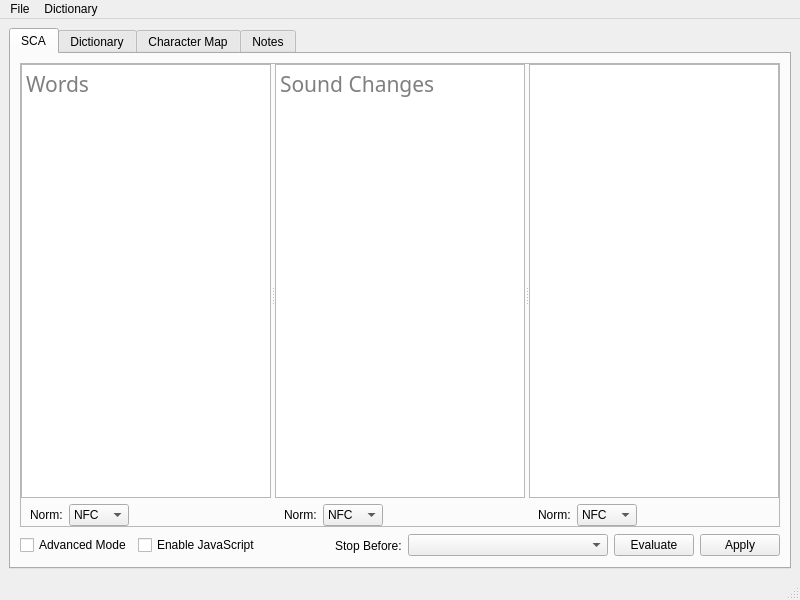
<?xml version="1.0" encoding="UTF-8"?>
<ui version="4.0">
 <class>MainWindow</class>
 <widget class="QMainWindow" name="MainWindow">
  <property name="geometry">
   <rect>
    <x>0</x>
    <y>0</y>
    <width>800</width>
    <height>600</height>
   </rect>
  </property>
  <property name="minimumSize">
   <size>
    <width>800</width>
    <height>600</height>
   </size>
  </property>
  <property name="windowTitle">
   <string>Smyth</string>
  </property>
  <widget class="QWidget" name="centralwidget">
   <layout class="QVBoxLayout" name="verticalLayout_2">
    <item>
     <widget class="QTabWidget" name="main_tabs">
      <property name="tabShape">
       <enum>QTabWidget::Rounded</enum>
      </property>
      <property name="currentIndex">
       <number>0</number>
      </property>
      <property name="movable">
       <bool>false</bool>
      </property>
      <widget class="QWidget" name="sca_tab">
       <attribute name="title">
        <string>SCA</string>
       </attribute>
       <layout class="QVBoxLayout" name="verticalLayout_3">
        <item>
         <widget class="QFrame" name="text_edits_frame">
          <property name="frameShape">
           <enum>QFrame::StyledPanel</enum>
          </property>
          <property name="frameShadow">
           <enum>QFrame::Raised</enum>
          </property>
          <layout class="QHBoxLayout" name="horizontalLayout_2">
           <property name="leftMargin">
            <number>0</number>
           </property>
           <property name="topMargin">
            <number>0</number>
           </property>
           <property name="rightMargin">
            <number>0</number>
           </property>
           <property name="bottomMargin">
            <number>0</number>
           </property>
           <item>
            <widget class="QSplitter" name="sca_text_edits">
             <property name="orientation">
              <enum>Qt::Horizontal</enum>
             </property>
             <widget class="QFrame" name="frame_3">
              <property name="frameShape">
               <enum>QFrame::NoFrame</enum>
              </property>
              <property name="frameShadow">
               <enum>QFrame::Raised</enum>
              </property>
              <layout class="QVBoxLayout" name="verticalLayout_5">
               <property name="leftMargin">
                <number>0</number>
               </property>
               <property name="topMargin">
                <number>0</number>
               </property>
               <property name="rightMargin">
                <number>0</number>
               </property>
               <property name="bottomMargin">
                <number>0</number>
               </property>
               <item>
                <widget class="smyth::ui::SmythPlainTextEdit" name="input">
                 <property name="sizePolicy">
                  <sizepolicy hsizetype="Expanding" vsizetype="Expanding">
                   <horstretch>0</horstretch>
                   <verstretch>0</verstretch>
                  </sizepolicy>
                 </property>
                 <property name="font">
                  <font>
                   <family>Charis SIL</family>
                   <pointsize>16</pointsize>
                   <italic>false</italic>
                  </font>
                 </property>
                 <property name="tabChangesFocus">
                  <bool>false</bool>
                 </property>
                 <property name="placeholderText">
                  <string>Words</string>
                 </property>
                </widget>
               </item>
               <item>
                <widget class="QFrame" name="sca_frame_input_bottom">
                 <property name="frameShape">
                  <enum>QFrame::NoFrame</enum>
                 </property>
                 <property name="frameShadow">
                  <enum>QFrame::Raised</enum>
                 </property>
                 <layout class="QHBoxLayout" name="horizontalLayout_3">
                  <property name="leftMargin">
                   <number>9</number>
                  </property>
                  <property name="topMargin">
                   <number>0</number>
                  </property>
                  <property name="rightMargin">
                   <number>9</number>
                  </property>
                  <property name="bottomMargin">
                   <number>0</number>
                  </property>
                  <item>
                   <widget class="QLabel" name="sca_label_input_norm">
                    <property name="text">
                     <string>Norm:</string>
                    </property>
                   </widget>
                  </item>
                  <item>
                   <widget class="QComboBox" name="sca_cbox_input_norm">
                    <property name="maximumSize">
                     <size>
                      <width>100</width>
                      <height>16777215</height>
                     </size>
                    </property>
                    <property name="currentIndex">
                     <number>1</number>
                    </property>
                    <item>
                     <property name="text">
                      <string>None</string>
                     </property>
                    </item>
                    <item>
                     <property name="text">
                      <string>NFC</string>
                     </property>
                    </item>
                    <item>
                     <property name="text">
                      <string>NFD</string>
                     </property>
                    </item>
                   </widget>
                  </item>
                  <item>
                   <spacer name="horizontalSpacer_2">
                    <property name="orientation">
                     <enum>Qt::Horizontal</enum>
                    </property>
                    <property name="sizeHint" stdset="0">
                     <size>
                      <width>40</width>
                      <height>20</height>
                     </size>
                    </property>
                   </spacer>
                  </item>
                 </layout>
                </widget>
               </item>
              </layout>
             </widget>
             <widget class="QFrame" name="frame_2">
              <property name="baseSize">
               <size>
                <width>0</width>
                <height>0</height>
               </size>
              </property>
              <property name="frameShape">
               <enum>QFrame::NoFrame</enum>
              </property>
              <property name="frameShadow">
               <enum>QFrame::Raised</enum>
              </property>
              <layout class="QVBoxLayout" name="verticalLayout_4">
               <property name="leftMargin">
                <number>0</number>
               </property>
               <property name="topMargin">
                <number>0</number>
               </property>
               <property name="rightMargin">
                <number>0</number>
               </property>
               <property name="bottomMargin">
                <number>0</number>
               </property>
               <item>
                <widget class="smyth::ui::SmythPlainTextEdit" name="changes">
                 <property name="sizePolicy">
                  <sizepolicy hsizetype="Expanding" vsizetype="Expanding">
                   <horstretch>0</horstretch>
                   <verstretch>0</verstretch>
                  </sizepolicy>
                 </property>
                 <property name="minimumSize">
                  <size>
                   <width>0</width>
                   <height>0</height>
                  </size>
                 </property>
                 <property name="font">
                  <font>
                   <family>Fira Code</family>
                   <pointsize>16</pointsize>
                  </font>
                 </property>
                 <property name="placeholderText">
                  <string>Sound Changes</string>
                 </property>
                </widget>
               </item>
               <item>
                <widget class="QFrame" name="sca_frame_changes_bottom">
                 <property name="frameShape">
                  <enum>QFrame::NoFrame</enum>
                 </property>
                 <property name="frameShadow">
                  <enum>QFrame::Raised</enum>
                 </property>
                 <layout class="QHBoxLayout" name="horizontalLayout_4">
                  <property name="topMargin">
                   <number>0</number>
                  </property>
                  <property name="bottomMargin">
                   <number>0</number>
                  </property>
                  <item>
                   <widget class="QLabel" name="sca_label_changes_norm">
                    <property name="text">
                     <string>Norm:</string>
                    </property>
                   </widget>
                  </item>
                  <item>
                   <widget class="QComboBox" name="sca_cbox_changes_norm">
                    <property name="maximumSize">
                     <size>
                      <width>100</width>
                      <height>16777215</height>
                     </size>
                    </property>
                    <property name="currentIndex">
                     <number>1</number>
                    </property>
                    <item>
                     <property name="text">
                      <string>None</string>
                     </property>
                    </item>
                    <item>
                     <property name="text">
                      <string>NFC</string>
                     </property>
                    </item>
                    <item>
                     <property name="text">
                      <string>NFD</string>
                     </property>
                    </item>
                   </widget>
                  </item>
                  <item>
                   <spacer name="horizontalSpacer_3">
                    <property name="orientation">
                     <enum>Qt::Horizontal</enum>
                    </property>
                    <property name="sizeHint" stdset="0">
                     <size>
                      <width>40</width>
                      <height>20</height>
                     </size>
                    </property>
                   </spacer>
                  </item>
                 </layout>
                </widget>
               </item>
              </layout>
             </widget>
             <widget class="QFrame" name="frame">
              <property name="frameShape">
               <enum>QFrame::NoFrame</enum>
              </property>
              <property name="frameShadow">
               <enum>QFrame::Raised</enum>
              </property>
              <layout class="QVBoxLayout" name="verticalLayout">
               <property name="leftMargin">
                <number>0</number>
               </property>
               <property name="topMargin">
                <number>0</number>
               </property>
               <property name="rightMargin">
                <number>0</number>
               </property>
               <property name="bottomMargin">
                <number>0</number>
               </property>
               <item>
                <widget class="smyth::ui::SmythPlainTextEdit" name="output">
                 <property name="font">
                  <font>
                   <family>Charis SIL</family>
                   <pointsize>16</pointsize>
                   <italic>false</italic>
                  </font>
                 </property>
                 <property name="undoRedoEnabled">
                  <bool>false</bool>
                 </property>
                 <property name="textInteractionFlags">
                  <set>Qt::TextSelectableByKeyboard|Qt::TextSelectableByMouse</set>
                 </property>
                </widget>
               </item>
               <item>
                <widget class="QFrame" name="sca_frame_output_bottom">
                 <property name="enabled">
                  <bool>true</bool>
                 </property>
                 <property name="frameShape">
                  <enum>QFrame::NoFrame</enum>
                 </property>
                 <property name="frameShadow">
                  <enum>QFrame::Raised</enum>
                 </property>
                 <layout class="QHBoxLayout" name="horizontalLayout_5">
                  <property name="topMargin">
                   <number>0</number>
                  </property>
                  <property name="bottomMargin">
                   <number>0</number>
                  </property>
                  <item>
                   <widget class="QLabel" name="sca_label_output_norm">
                    <property name="text">
                     <string>Norm:</string>
                    </property>
                   </widget>
                  </item>
                  <item>
                   <widget class="QComboBox" name="sca_cbox_output_norm">
                    <property name="maximumSize">
                     <size>
                      <width>100</width>
                      <height>16777215</height>
                     </size>
                    </property>
                    <property name="currentIndex">
                     <number>1</number>
                    </property>
                    <item>
                     <property name="text">
                      <string>None</string>
                     </property>
                    </item>
                    <item>
                     <property name="text">
                      <string>NFC</string>
                     </property>
                    </item>
                    <item>
                     <property name="text">
                      <string>NFD</string>
                     </property>
                    </item>
                   </widget>
                  </item>
                  <item>
                   <spacer name="horizontalSpacer_4">
                    <property name="orientation">
                     <enum>Qt::Horizontal</enum>
                    </property>
                    <property name="sizeHint" stdset="0">
                     <size>
                      <width>40</width>
                      <height>20</height>
                     </size>
                    </property>
                   </spacer>
                  </item>
                 </layout>
                </widget>
               </item>
              </layout>
             </widget>
            </widget>
           </item>
          </layout>
         </widget>
        </item>
        <item>
         <widget class="QFrame" name="button_frame">
          <property name="sizePolicy">
           <sizepolicy hsizetype="Preferred" vsizetype="Preferred">
            <horstretch>0</horstretch>
            <verstretch>0</verstretch>
           </sizepolicy>
          </property>
          <property name="maximumSize">
           <size>
            <width>16777215</width>
            <height>25</height>
           </size>
          </property>
          <property name="autoFillBackground">
           <bool>false</bool>
          </property>
          <property name="frameShape">
           <enum>QFrame::NoFrame</enum>
          </property>
          <property name="frameShadow">
           <enum>QFrame::Raised</enum>
          </property>
          <property name="lineWidth">
           <number>0</number>
          </property>
          <layout class="QHBoxLayout" name="horizontalLayout">
           <property name="sizeConstraint">
            <enum>QLayout::SetDefaultConstraint</enum>
           </property>
           <property name="leftMargin">
            <number>0</number>
           </property>
           <property name="topMargin">
            <number>0</number>
           </property>
           <property name="rightMargin">
            <number>0</number>
           </property>
           <property name="bottomMargin">
            <number>0</number>
           </property>
           <item>
            <widget class="QCheckBox" name="sca_chbox_details">
             <property name="toolTip">
              <string>&lt;html&gt;&lt;head/&gt;&lt;body&gt;&lt;p&gt;Show advanced settings.&lt;/p&gt;&lt;/body&gt;&lt;/html&gt;</string>
             </property>
             <property name="text">
              <string>Advanced Mode</string>
             </property>
            </widget>
           </item>
           <item>
            <widget class="QCheckBox" name="sca_chbox_enable_javascript">
             <property name="toolTip">
              <string>&lt;html&gt;&lt;head/&gt;&lt;body&gt;&lt;p&gt;Enable JavaScript execution in the sound changes panel: any text between &lt;code&gt;§{&lt;/code&gt; and &lt;code&gt;}§&lt;/code&gt; will be treated as JavaScript, the result of evaluating which is then inserted in that position in the sound changes, unless it evaluates to &lt;code&gt;undefined&lt;/code&gt; or &lt;code&gt;null&lt;/code&gt; &lt;/p&gt;&lt;/body&gt;&lt;/html&gt;</string>
             </property>
             <property name="text">
              <string>Enable JavaScript</string>
             </property>
            </widget>
           </item>
           <item>
            <spacer name="horizontalSpacer">
             <property name="orientation">
              <enum>Qt::Horizontal</enum>
             </property>
             <property name="sizeHint" stdset="0">
              <size>
               <width>40</width>
               <height>20</height>
              </size>
             </property>
            </spacer>
           </item>
           <item>
            <widget class="QFrame" name="frame_stop_before">
             <property name="toolTip">
              <string>Stop before a given rule. Click ‘Apply’ to refresh the list of rules. 

Note that certain rules with special names (e.g. anything starting with ‘romanizer‘) cannot be selected here as Lexurgy doesn‘t support that.</string>
             </property>
             <property name="frameShape">
              <enum>QFrame::NoFrame</enum>
             </property>
             <property name="frameShadow">
              <enum>QFrame::Raised</enum>
             </property>
             <layout class="QHBoxLayout" name="horizontalLayout_6">
              <property name="leftMargin">
               <number>0</number>
              </property>
              <property name="topMargin">
               <number>0</number>
              </property>
              <property name="rightMargin">
               <number>0</number>
              </property>
              <property name="bottomMargin">
               <number>0</number>
              </property>
              <item>
               <widget class="QLabel" name="label_stop_before">
                <property name="text">
                 <string>Stop Before:</string>
                </property>
               </widget>
              </item>
              <item>
               <widget class="QComboBox" name="sca_cbox_stop_before">
                <property name="minimumSize">
                 <size>
                  <width>200</width>
                  <height>0</height>
                 </size>
                </property>
               </widget>
              </item>
             </layout>
            </widget>
           </item>
           <item>
            <widget class="QPushButton" name="evaluate_button">
             <property name="toolTip">
              <string>&lt;html&gt;&lt;head/&gt;&lt;body&gt;&lt;p&gt;Evaluate JS and preview the resulting content of the sound changes window that will be passed to Lexurgy.&lt;/p&gt;&lt;/body&gt;&lt;/html&gt;</string>
             </property>
             <property name="text">
              <string>Evaluate</string>
             </property>
            </widget>
           </item>
           <item>
            <widget class="QPushButton" name="apply_button">
             <property name="text">
              <string>Apply</string>
             </property>
            </widget>
           </item>
          </layout>
         </widget>
        </item>
       </layout>
      </widget>
      <widget class="QWidget" name="dictionary_tab">
       <attribute name="title">
        <string>Dictionary</string>
       </attribute>
       <layout class="QVBoxLayout" name="verticalLayout_9">
        <item>
         <widget class="QFrame" name="frame_6">
          <property name="frameShape">
           <enum>QFrame::NoFrame</enum>
          </property>
          <property name="frameShadow">
           <enum>QFrame::Raised</enum>
          </property>
          <layout class="QVBoxLayout" name="verticalLayout_8">
           <property name="spacing">
            <number>0</number>
           </property>
           <property name="leftMargin">
            <number>0</number>
           </property>
           <property name="topMargin">
            <number>0</number>
           </property>
           <property name="rightMargin">
            <number>0</number>
           </property>
           <property name="bottomMargin">
            <number>0</number>
           </property>
           <item>
            <widget class="smyth::ui::SmythDictionary" name="dictionary_table">
             <property name="font">
              <font>
               <family>Charis SIL</family>
               <pointsize>16</pointsize>
              </font>
             </property>
             <property name="alternatingRowColors">
              <bool>true</bool>
             </property>
             <property name="sortingEnabled">
              <bool>true</bool>
             </property>
            </widget>
           </item>
           <item>
            <widget class="QFrame" name="frame_7">
             <property name="frameShape">
              <enum>QFrame::StyledPanel</enum>
             </property>
             <property name="frameShadow">
              <enum>QFrame::Raised</enum>
             </property>
             <layout class="QHBoxLayout" name="horizontalLayout_9">
              <item>
               <spacer name="horizontalSpacer_5">
                <property name="orientation">
                 <enum>Qt::Horizontal</enum>
                </property>
                <property name="sizeHint" stdset="0">
                 <size>
                  <width>40</width>
                  <height>20</height>
                 </size>
                </property>
               </spacer>
              </item>
             </layout>
            </widget>
           </item>
          </layout>
         </widget>
        </item>
       </layout>
      </widget>
      <widget class="QWidget" name="char_map_tab">
       <attribute name="title">
        <string>Character Map</string>
       </attribute>
       <layout class="QHBoxLayout" name="horizontalLayout_8">
        <item>
         <widget class="QSplitter" name="char_map_splitter">
          <property name="orientation">
           <enum>Qt::Horizontal</enum>
          </property>
          <widget class="QFrame" name="frame_5">
           <property name="sizePolicy">
            <sizepolicy hsizetype="Preferred" vsizetype="Preferred">
             <horstretch>20</horstretch>
             <verstretch>0</verstretch>
            </sizepolicy>
           </property>
           <property name="frameShape">
            <enum>QFrame::NoFrame</enum>
           </property>
           <property name="frameShadow">
            <enum>QFrame::Raised</enum>
           </property>
           <layout class="QVBoxLayout" name="verticalLayout_7">
            <property name="leftMargin">
             <number>0</number>
            </property>
            <property name="topMargin">
             <number>0</number>
            </property>
            <property name="rightMargin">
             <number>0</number>
            </property>
            <property name="bottomMargin">
             <number>0</number>
            </property>
            <item>
             <widget class="QLineEdit" name="char_map_search_bar">
              <property name="placeholderText">
               <string>Search... (e.g. U1A3F, U40..U50, U40.., LATIN, &quot;abcd&quot;; double-click below to copy)</string>
              </property>
             </widget>
            </item>
            <item>
             <widget class="QScrollArea" name="scrollArea">
              <property name="sizePolicy">
               <sizepolicy hsizetype="Expanding" vsizetype="Expanding">
                <horstretch>20</horstretch>
                <verstretch>0</verstretch>
               </sizepolicy>
              </property>
              <property name="verticalScrollBarPolicy">
               <enum>Qt::ScrollBarAsNeeded</enum>
              </property>
              <property name="widgetResizable">
               <bool>true</bool>
              </property>
              <widget class="QWidget" name="scrollAreaWidgetContents_2">
               <property name="geometry">
                <rect>
                 <x>0</x>
                 <y>0</y>
                 <width>498</width>
                 <height>452</height>
                </rect>
               </property>
               <property name="sizePolicy">
                <sizepolicy hsizetype="Preferred" vsizetype="Preferred">
                 <horstretch>0</horstretch>
                 <verstretch>0</verstretch>
                </sizepolicy>
               </property>
               <layout class="QHBoxLayout" name="horizontalLayout_7">
                <property name="sizeConstraint">
                 <enum>QLayout::SetDefaultConstraint</enum>
                </property>
                <property name="leftMargin">
                 <number>0</number>
                </property>
                <property name="topMargin">
                 <number>0</number>
                </property>
                <property name="rightMargin">
                 <number>0</number>
                </property>
                <property name="bottomMargin">
                 <number>0</number>
                </property>
                <item>
                 <widget class="smyth::ui::SmythCharacterMap" name="char_map" native="true">
                  <property name="sizePolicy">
                   <sizepolicy hsizetype="Preferred" vsizetype="Expanding">
                    <horstretch>0</horstretch>
                    <verstretch>0</verstretch>
                   </sizepolicy>
                  </property>
                 </widget>
                </item>
               </layout>
              </widget>
             </widget>
            </item>
           </layout>
          </widget>
          <widget class="QFrame" name="frame_4">
           <property name="sizePolicy">
            <sizepolicy hsizetype="Preferred" vsizetype="Preferred">
             <horstretch>0</horstretch>
             <verstretch>0</verstretch>
            </sizepolicy>
           </property>
           <property name="maximumSize">
            <size>
             <width>16777215</width>
             <height>16777215</height>
            </size>
           </property>
           <property name="sizeIncrement">
            <size>
             <width>0</width>
             <height>0</height>
            </size>
           </property>
           <property name="baseSize">
            <size>
             <width>0</width>
             <height>0</height>
            </size>
           </property>
           <property name="frameShape">
            <enum>QFrame::NoFrame</enum>
           </property>
           <property name="frameShadow">
            <enum>QFrame::Raised</enum>
           </property>
           <layout class="QVBoxLayout" name="verticalLayout_6">
            <property name="sizeConstraint">
             <enum>QLayout::SetDefaultConstraint</enum>
            </property>
            <property name="leftMargin">
             <number>0</number>
            </property>
            <property name="topMargin">
             <number>0</number>
            </property>
            <property name="rightMargin">
             <number>0</number>
            </property>
            <property name="bottomMargin">
             <number>0</number>
            </property>
            <item>
             <widget class="smyth::ui::SmythRichTextEdit" name="char_map_details_panel">
              <property name="maximumSize">
               <size>
                <width>16777215</width>
                <height>16777215</height>
               </size>
              </property>
              <property name="acceptDrops">
               <bool>false</bool>
              </property>
              <property name="undoRedoEnabled">
               <bool>false</bool>
              </property>
              <property name="textInteractionFlags">
               <set>Qt::TextSelectableByKeyboard|Qt::TextSelectableByMouse</set>
              </property>
             </widget>
            </item>
           </layout>
          </widget>
         </widget>
        </item>
       </layout>
      </widget>
      <widget class="QWidget" name="notes_tab">
       <attribute name="title">
        <string>Notes</string>
       </attribute>
       <layout class="QVBoxLayout" name="verticalLayout_10">
        <item>
         <widget class="QFrame" name="frame_8">
          <property name="frameShape">
           <enum>QFrame::NoFrame</enum>
          </property>
          <property name="frameShadow">
           <enum>QFrame::Raised</enum>
          </property>
          <layout class="QVBoxLayout" name="verticalLayout_11">
           <property name="leftMargin">
            <number>0</number>
           </property>
           <property name="topMargin">
            <number>0</number>
           </property>
           <property name="rightMargin">
            <number>0</number>
           </property>
           <property name="bottomMargin">
            <number>0</number>
           </property>
           <item>
            <widget class="QSplitter" name="notes_splitter">
             <property name="orientation">
              <enum>Qt::Horizontal</enum>
             </property>
             <widget class="smyth::ui::SmythNotesList" name="notes_file_list">
              <property name="sizePolicy">
               <sizepolicy hsizetype="Expanding" vsizetype="Expanding">
                <horstretch>0</horstretch>
                <verstretch>0</verstretch>
               </sizepolicy>
              </property>
             </widget>
             <widget class="smyth::ui::SmythRichTextEdit" name="notes_text_box"/>
            </widget>
           </item>
          </layout>
         </widget>
        </item>
       </layout>
      </widget>
     </widget>
    </item>
   </layout>
  </widget>
  <widget class="QMenuBar" name="menubar">
   <property name="geometry">
    <rect>
     <x>0</x>
     <y>0</y>
     <width>800</width>
     <height>23</height>
    </rect>
   </property>
   <widget class="QMenu" name="file_menu">
    <property name="title">
     <string>File</string>
    </property>
    <addaction name="action_new"/>
    <addaction name="action_open"/>
    <addaction name="action_save"/>
    <addaction name="action_settings"/>
    <addaction name="action_quit"/>
   </widget>
   <widget class="QMenu" name="menuDictionary">
    <property name="title">
     <string>Dictionary</string>
    </property>
    <addaction name="action_export"/>
    <addaction name="action_import"/>
    <addaction name="action_import_and_replace"/>
   </widget>
   <addaction name="file_menu"/>
   <addaction name="menuDictionary"/>
  </widget>
  <widget class="QStatusBar" name="statusbar"/>
  <action name="action_open">
   <property name="text">
    <string>&amp;Open Project</string>
   </property>
   <property name="iconText">
    <string>Open Project</string>
   </property>
   <property name="shortcutContext">
    <enum>Qt::WindowShortcut</enum>
   </property>
  </action>
  <action name="action_save">
   <property name="text">
    <string>&amp;Save</string>
   </property>
  </action>
  <action name="action_quit">
   <property name="text">
    <string>Quit</string>
   </property>
   <property name="menuRole">
    <enum>QAction::QuitRole</enum>
   </property>
  </action>
  <action name="action_settings">
   <property name="text">
    <string>Settings</string>
   </property>
  </action>
  <action name="action_new">
   <property name="text">
    <string>New Project</string>
   </property>
  </action>
  <action name="action_export">
   <property name="text">
    <string>&amp;Export CSV</string>
   </property>
  </action>
  <action name="action_import">
   <property name="text">
    <string>&amp;Import CSV</string>
   </property>
  </action>
  <action name="action_import_and_replace">
   <property name="text">
    <string>Import CSV and &amp;Replace</string>
   </property>
  </action>
 </widget>
 <customwidgets>
  <customwidget>
   <class>smyth::ui::SmythPlainTextEdit</class>
   <extends>QPlainTextEdit</extends>
   <header>UI/SmythPlainTextEdit.hh</header>
  </customwidget>
  <customwidget>
   <class>smyth::ui::SmythCharacterMap</class>
   <extends>QWidget</extends>
   <header>UI/SmythCharacterMap.hh</header>
   <container>1</container>
   <slots>
    <slot>search(QString)</slot>
   </slots>
  </customwidget>
  <customwidget>
   <class>smyth::ui::SmythRichTextEdit</class>
   <extends>QTextEdit</extends>
   <header>UI/SmythRichTextEdit.hh</header>
  </customwidget>
  <customwidget>
   <class>smyth::ui::SmythDictionary</class>
   <extends>QTableWidget</extends>
   <header>UI/SmythDictionary.hh</header>
   <slots>
    <slot>add_row()</slot>
    <slot>add_column()</slot>
    <slot>export_dictionary()</slot>
    <slot>import()</slot>
    <slot>import_and_replace()</slot>
   </slots>
  </customwidget>
  <customwidget>
   <class>smyth::ui::SmythNotesList</class>
   <extends>QListWidget</extends>
   <header>UI/SmythNotesList.hh</header>
  </customwidget>
 </customwidgets>
 <resources/>
 <connections>
  <connection>
   <sender>action_open</sender>
   <signal>triggered()</signal>
   <receiver>MainWindow</receiver>
   <slot>open_project()</slot>
   <hints>
    <hint type="sourcelabel">
     <x>-1</x>
     <y>-1</y>
    </hint>
    <hint type="destinationlabel">
     <x>399</x>
     <y>299</y>
    </hint>
   </hints>
  </connection>
  <connection>
   <sender>action_save</sender>
   <signal>triggered()</signal>
   <receiver>MainWindow</receiver>
   <slot>save_project()</slot>
   <hints>
    <hint type="sourcelabel">
     <x>-1</x>
     <y>-1</y>
    </hint>
    <hint type="destinationlabel">
     <x>399</x>
     <y>299</y>
    </hint>
   </hints>
  </connection>
  <connection>
   <sender>action_quit</sender>
   <signal>triggered()</signal>
   <receiver>MainWindow</receiver>
   <slot>close()</slot>
   <hints>
    <hint type="sourcelabel">
     <x>-1</x>
     <y>-1</y>
    </hint>
    <hint type="destinationlabel">
     <x>399</x>
     <y>299</y>
    </hint>
   </hints>
  </connection>
  <connection>
   <sender>action_settings</sender>
   <signal>triggered()</signal>
   <receiver>MainWindow</receiver>
   <slot>open_settings()</slot>
   <hints>
    <hint type="sourcelabel">
     <x>-1</x>
     <y>-1</y>
    </hint>
    <hint type="destinationlabel">
     <x>399</x>
     <y>299</y>
    </hint>
   </hints>
  </connection>
  <connection>
   <sender>action_new</sender>
   <signal>triggered()</signal>
   <receiver>MainWindow</receiver>
   <slot>new_project()</slot>
   <hints>
    <hint type="sourcelabel">
     <x>-1</x>
     <y>-1</y>
    </hint>
    <hint type="destinationlabel">
     <x>399</x>
     <y>299</y>
    </hint>
   </hints>
  </connection>
  <connection>
   <sender>sca_chbox_details</sender>
   <signal>toggled(bool)</signal>
   <receiver>frame_stop_before</receiver>
   <slot>setVisible(bool)</slot>
   <hints>
    <hint type="sourcelabel">
     <x>53</x>
     <y>543</y>
    </hint>
    <hint type="destinationlabel">
     <x>613</x>
     <y>544</y>
    </hint>
   </hints>
  </connection>
  <connection>
   <sender>char_map_search_bar</sender>
   <signal>textEdited(QString)</signal>
   <receiver>char_map</receiver>
   <slot>search(QString)</slot>
   <hints>
    <hint type="sourcelabel">
     <x>269</x>
     <y>83</y>
    </hint>
    <hint type="destinationlabel">
     <x>269</x>
     <y>329</y>
    </hint>
   </hints>
  </connection>
  <connection>
   <sender>sca_chbox_enable_javascript</sender>
   <signal>toggled(bool)</signal>
   <receiver>evaluate_button</receiver>
   <slot>setVisible(bool)</slot>
   <hints>
    <hint type="sourcelabel">
     <x>214</x>
     <y>543</y>
    </hint>
    <hint type="destinationlabel">
     <x>653</x>
     <y>544</y>
    </hint>
   </hints>
  </connection>
  <connection>
   <sender>sca_chbox_details</sender>
   <signal>toggled(bool)</signal>
   <receiver>sca_frame_output_bottom</receiver>
   <slot>setVisible(bool)</slot>
   <hints>
    <hint type="sourcelabel">
     <x>53</x>
     <y>543</y>
    </hint>
    <hint type="destinationlabel">
     <x>653</x>
     <y>511</y>
    </hint>
   </hints>
  </connection>
  <connection>
   <sender>sca_chbox_details</sender>
   <signal>toggled(bool)</signal>
   <receiver>sca_frame_input_bottom</receiver>
   <slot>setVisible(bool)</slot>
   <hints>
    <hint type="sourcelabel">
     <x>53</x>
     <y>543</y>
    </hint>
    <hint type="destinationlabel">
     <x>145</x>
     <y>511</y>
    </hint>
   </hints>
  </connection>
  <connection>
   <sender>evaluate_button</sender>
   <signal>clicked()</signal>
   <receiver>MainWindow</receiver>
   <slot>preview_changes_after_eval()</slot>
   <hints>
    <hint type="sourcelabel">
     <x>653</x>
     <y>544</y>
    </hint>
    <hint type="destinationlabel">
     <x>399</x>
     <y>299</y>
    </hint>
   </hints>
  </connection>
  <connection>
   <sender>sca_chbox_details</sender>
   <signal>toggled(bool)</signal>
   <receiver>sca_frame_changes_bottom</receiver>
   <slot>setVisible(bool)</slot>
   <hints>
    <hint type="sourcelabel">
     <x>53</x>
     <y>543</y>
    </hint>
    <hint type="destinationlabel">
     <x>399</x>
     <y>511</y>
    </hint>
   </hints>
  </connection>
  <connection>
   <sender>apply_button</sender>
   <signal>clicked()</signal>
   <receiver>MainWindow</receiver>
   <slot>apply_sound_changes()</slot>
   <hints>
    <hint type="sourcelabel">
     <x>739</x>
     <y>544</y>
    </hint>
    <hint type="destinationlabel">
     <x>399</x>
     <y>299</y>
    </hint>
   </hints>
  </connection>
  <connection>
   <sender>action_export</sender>
   <signal>triggered()</signal>
   <receiver>dictionary_table</receiver>
   <slot>export_dictionary()</slot>
   <hints>
    <hint type="sourcelabel">
     <x>-1</x>
     <y>-1</y>
    </hint>
    <hint type="destinationlabel">
     <x>399</x>
     <y>290</y>
    </hint>
   </hints>
  </connection>
  <connection>
   <sender>action_import</sender>
   <signal>triggered()</signal>
   <receiver>dictionary_table</receiver>
   <slot>import()</slot>
   <hints>
    <hint type="sourcelabel">
     <x>-1</x>
     <y>-1</y>
    </hint>
    <hint type="destinationlabel">
     <x>399</x>
     <y>290</y>
    </hint>
   </hints>
  </connection>
  <connection>
   <sender>action_import_and_replace</sender>
   <signal>triggered()</signal>
   <receiver>dictionary_table</receiver>
   <slot>import_and_replace()</slot>
   <hints>
    <hint type="sourcelabel">
     <x>-1</x>
     <y>-1</y>
    </hint>
    <hint type="destinationlabel">
     <x>399</x>
     <y>290</y>
    </hint>
   </hints>
  </connection>
 </connections>
 <slots>
  <slot>open_project()</slot>
  <slot>save_project()</slot>
  <slot>apply_sound_changes()</slot>
  <slot>open_settings()</slot>
  <slot>new_project()</slot>
  <slot>preview_changes_after_eval()</slot>
  <slot>show_vfs_context_menu(QPoint)</slot>
 </slots>
</ui>
